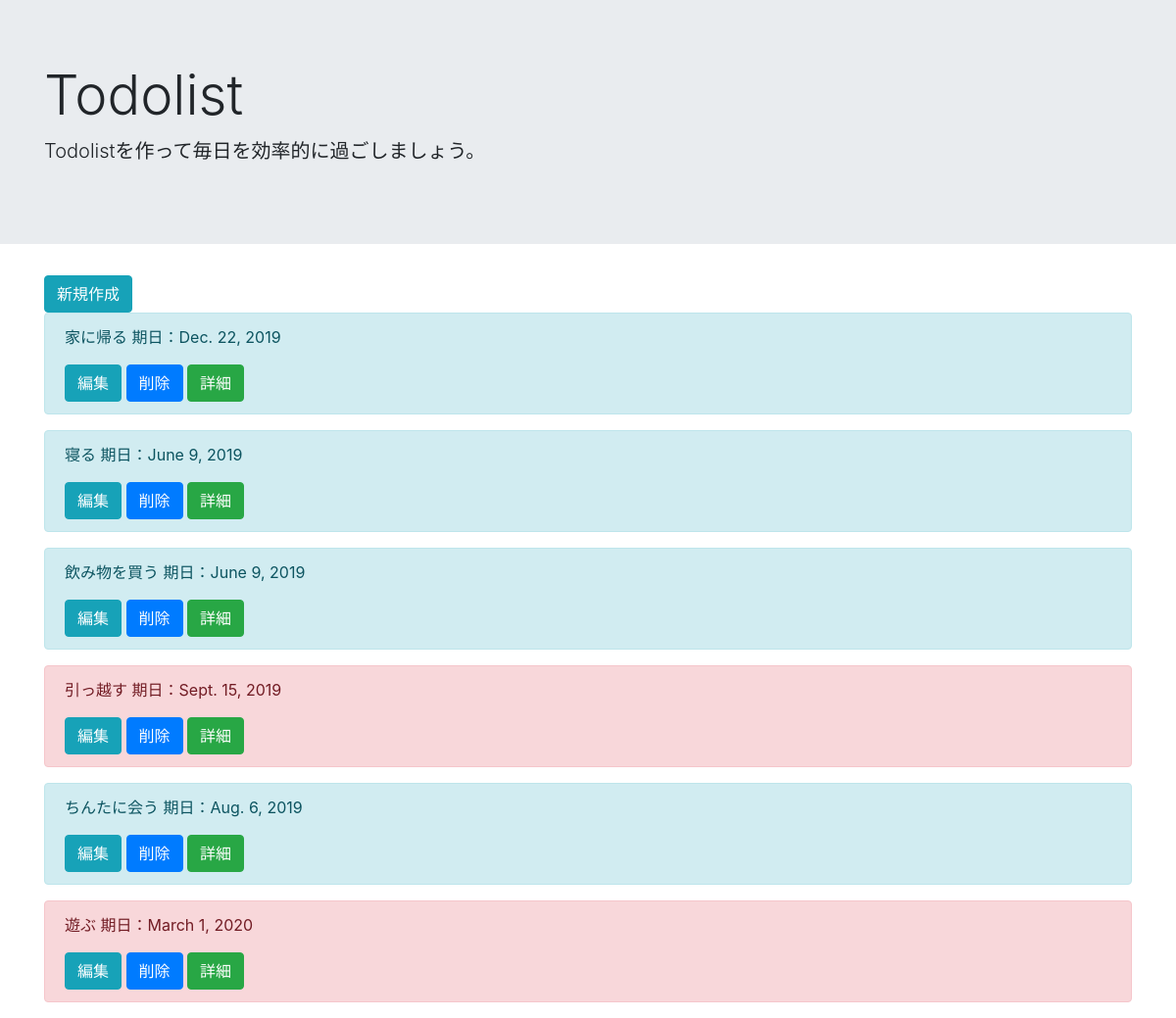
Page /list/ on the committed database.
### todo/models.py (models this page shows, shortened)
class TodoModel(models.Model):
    title = models.CharField(max_length=100)
    memo = models.TextField()
    priority = models.CharField(
        max_length = 50,
        choices = PRIORITY
    )
    duedate = models.DateField()

### todo/views.py (the view)
# urls.py: path('list/', TodoList.as_view(), name='list'),
class TodoList(ListView):
    template_name = 'list.html'
    model = TodoModel

### templates/list.html
{% extends 'base.html' %}
{% block header %}
<div class="jumbotron jumbotron-fluid">
        <div class="container">
          <h1 class="display-4">Todolist</h1>
          <p class="lead">Todolistを作って毎日を効率的に過ごしましょう。</p>
        </div>
      </div>
{% endblock %}
{% block content %}
<div class='container'>
        <a href="{% url 'create'%}" class="btn btn-info" tabindex="-1" role="button" aria-disabled="true">新規作成</a>
    {% for item in object_list %}
    <div class="alert alert-{{ item.priority }}" role="alert">
        <p>{{ item.title }} 期日：{{ item.duedate }}</p>
        <a href="{% url 'update' item.pk %}" class="btn btn-info" tabindex="-1" role="button" aria-disabled="true">編集</a>
        <a href="{% url 'delete' item.pk %}" class="btn btn-primary" tabindex="-1" role="button" aria-disabled="true">削除</a>
        <a href="{% url 'detail' item.pk %}" class="btn btn-success" tabindex="-1" role="button" aria-disabled="true">詳細</a>
    </div>
    {% endfor %}
</div>
{% endblock content %}

### templates/base.html (shortened to what this page needs)
<!doctype html>
<html lang="en">
  <head>
    <link rel="stylesheet" href="https://stackpath.bootstrapcdn.com/bootstrap/4.3.1/css/bootstrap.min.css">
  </head>
  <body>
    {% block header%}
    {% endblock header %}
    {% block content %}
    {% endblock content %}
  </body>
</html>

### rows in the picture
TodoModel: title "家に帰る", duedate "Dec. 22, 2019"
TodoModel: title "寝る", duedate "June 9, 2019"
TodoModel: title "飲み物を買う", duedate "June 9, 2019"
TodoModel: title "引っ越す", duedate "Sept. 15, 2019"
TodoModel: title "ちんたに会う", duedate "Aug. 6, 2019"
TodoModel: title "遊ぶ", duedate "March 1, 2020"
